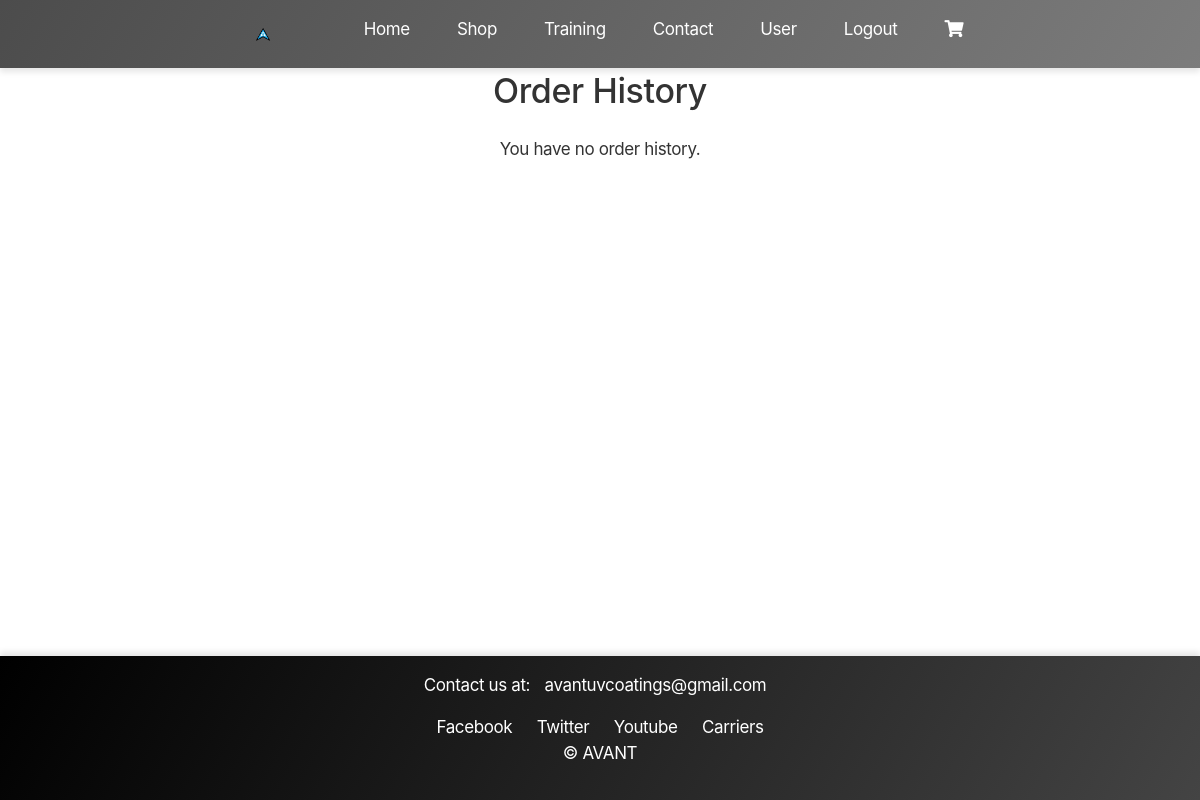
The page /user/order-history/ (signed in) on the database as committed earlier.
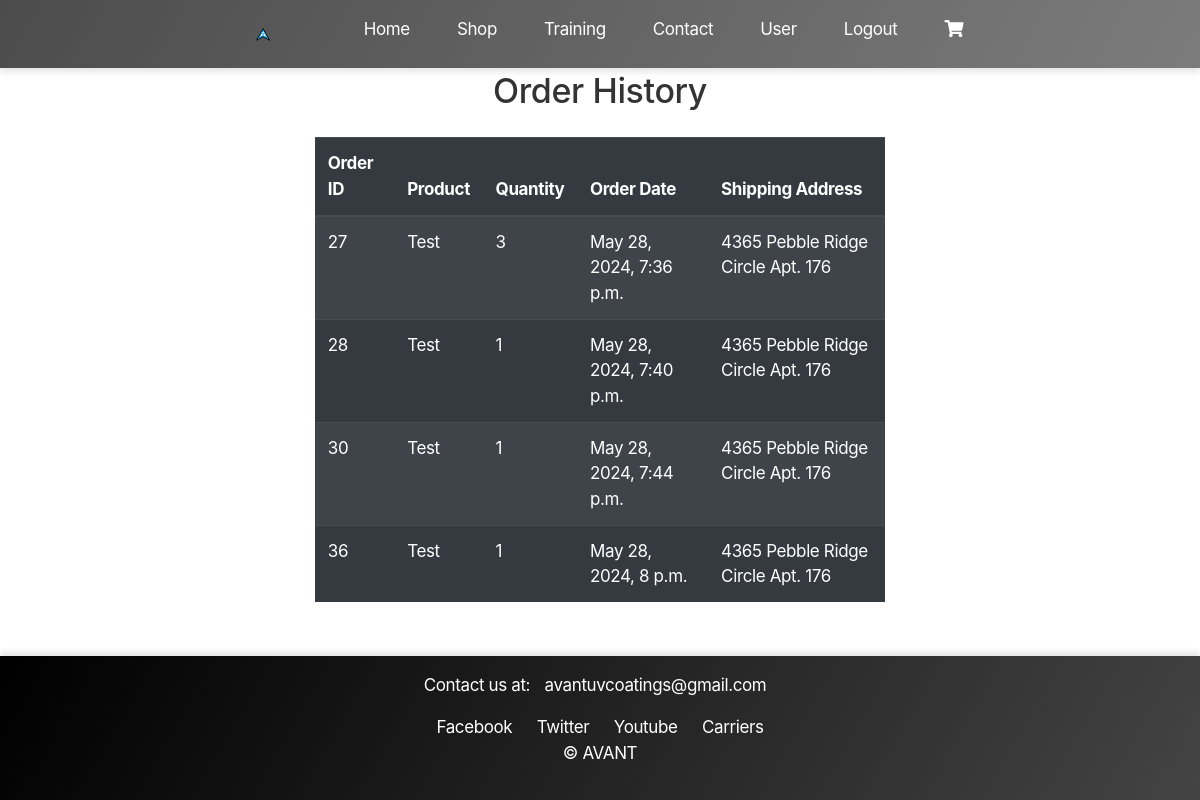
The same page on the database as committed later.
### user/models.py (models this page shows, shortened)
class Order(models.Model):
    user = models.ForeignKey(CustomUser, on_delete=models.CASCADE, related_name='orders', null=True, blank=True)
    guest_email = models.EmailField(null=True, blank=True)
    product = models.ForeignKey(Products, on_delete=models.CASCADE)
    quantity = models.IntegerField(default=1)
    order_date = models.DateTimeField(auto_now_add=True)
    shipping_address = models.TextField()

### products/models.py (models this page shows, shortened)
class Products(models.Model):
    title = models.CharField(max_length=100)
    image = models.ImageField(upload_to='product_images', blank=True, null=True)
    description = models.TextField()
    price = models.DecimalField(max_digits=10, decimal_places=2)

### user/views.py (the view)
# urls.py: path('order-history/', order_history, name='order_history'),
@login_required
def order_history(request):
    orders = Order.objects.filter(user=request.user)
    return render(request, 'user/order_history.html', {'orders': orders})

### user/templates/user/order_history.html
{% extends "home/base.html" %}
{% load static %}
{% block content %}
  <div class="container mt-5">
    <h2 class="text-center mb-4">Order History</h2>
    {% if orders %}
      <table class="table table-dark table-striped">
        <thead>
          <tr>
            <th>Order ID</th>
            <th>Product</th>
            <th>Quantity</th>
            <th>Order Date</th>
            <th>Shipping Address</th>
          </tr>
        </thead>
        <tbody>
          {% for order in orders %}
            <tr>
              <td>{{ order.id }}</td>
              <td>{{ order.product.title }}</td>
              <td>{{ order.quantity }}</td>
              <td>{{ order.order_date }}</td>
              <td>{{ order.shipping_address }}</td>
            </tr>
          {% endfor %}
        </tbody>
      </table>
    {% else %}
      <p class="text-center">You have no order history.</p>
    {% endif %}
  </div>
{% endblock %}

Rows that differ between the two databases and show on the page:
added Order: id "27", product "Test", quantity "3", order_date "May 28, 2024, 7:36 p.m.", shipping_address "4365 Pebble Ridge Circle Apt. 176"
added Order: id "28", product "Test", quantity "1", order_date "May 28, 2024, 7:40 p.m.", shipping_address "4365 Pebble Ridge Circle Apt. 176"
added Order: id "30", product "Test", quantity "1", order_date "May 28, 2024, 7:44 p.m.", shipping_address "4365 Pebble Ridge Circle Apt. 176"
added Order: id "36", product "Test", quantity "1", order_date "May 28, 2024, 8 p.m.", shipping_address "4365 Pebble Ridge Circle Apt. 176"
Other text that changed with them:
text no longer shown: "You have no order history."
text now shown: "Order ID Product Quantity Order Date Shipping Address"
